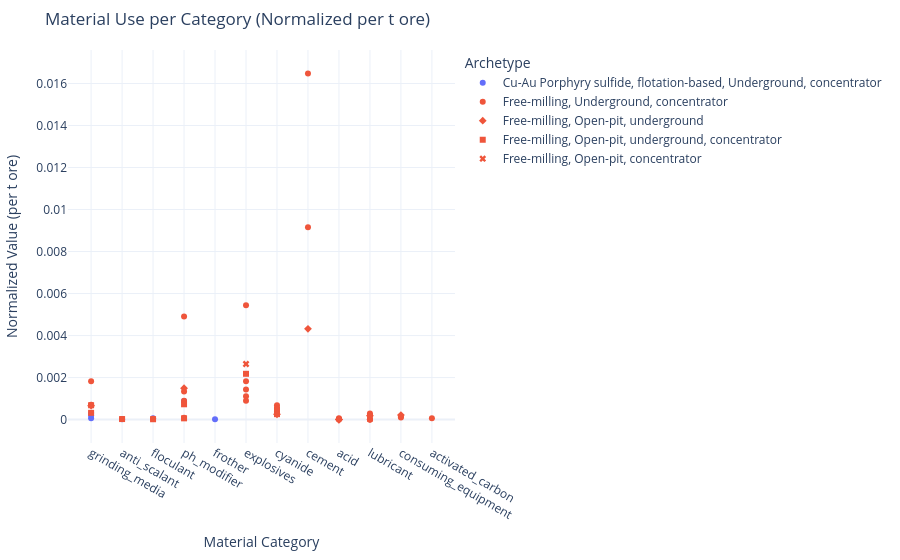

Write notebook code for a chart like this one.
### Code cell
# Clean columns
df['associated_material_category'] = df['associated_material_category'].astype(str).str.strip()
df['mining_method'] = df['mining_method'].astype(str).str.strip()
df['archetype'] = df['archetype'].astype(str).str.strip()

# Remove extremely small or zero values that may break log and plotting (optional)
# df = df[df['value_normalized'] > 0]

# Create plot
fig = px.scatter(
    df,
    x="associated_material_category",
    y="value_normalized",
    color="archetype",
    symbol="mining_method",
    hover_data=["site_id", "archetype", "mining_method", "associated_material_category", "value_normalized"],
    title="Material Use per Category (Normalized per t ore)",
)

fig.update_layout(
    xaxis_title="Material Category",
    yaxis_title="Normalized Value (per t ore)",
    template="plotly_white",
    legend_title="Archetype",
    margin=dict(l=20, r=20, t=50, b=20)
)

### Figure 1 — Plotly figure (JSON) as saved in the notebook; plotly's stock layout.template omitted (floating-point values rounded to 4 significant figures)
{"data": [{"customdata": [["BC-MAIN-aa76f6f2", "Cu-Au Porphyry sulfide, flotation-based", "Underground, concentrator"], ["BC-MAIN-aa76f6f2", "Cu-Au Porphyry sulfide, flotation-based", "Underground, concentrator"], ["BC-MAIN-aa76f6f2", "Cu-Au Porphyry sulfide, flotation-based", "Underground, concentrator"], ["BC-MAIN-aa76f6f2", "Cu-Au Porphyry sulfide, flotation-based", "Underground, concentrator"], ["BC-MAIN-aa76f6f2", "Cu-Au Porphyry sulfide, flotation-based", "Underground, concentrator"], ["BC-MAIN-aa76f6f2", "Cu-Au Porphyry sulfide, flotation-based", "Underground, concentrator"], ["BC-MAIN-aa76f6f2", "Cu-Au Porphyry sulfide, flotation-based", "Underground, concentrator"]], "hovertemplate": "archetype=%{customdata[1]}<br>mining_method=%{customdata[2]}<br>associated_material_category=%{x}<br>value_normalized=%{y}<br>site_id=%{customdata[0]}<extra></extra>", "legendgroup": "Cu-Au Porphyry sulfide, flotation-based, Underground, concentrator", "marker": {"color": "#636efa", "symbol": "circle"}, "mode": "markers", "name": "Cu-Au Porphyry sulfide, flotation-based, Underground, concentrator", "orientation": "v", "showlegend": true, "x": ["grinding_media", "grinding_media", "anti_scalant", "floculant", "ph_modifier", "frother", "grinding_media"], "xaxis": "x", "y": [0.0003197, 5.84e-05, 1.24e-05, 6.264e-05, 0.0008887, 1.794e-05, 0.0001902], "yaxis": "y", "type": "scatter"}, {"customdata": [["ON-MAIN-687b8c8d", "Free-milling", "Underground, concentrator"], ["ON-MAIN-687b8c8d", "Free-milling", "Underground, concentrator"], ["ON-MAIN-7607a50e", "Free-milling", "Underground, concentrator"], ["ON-MAIN-7607a50e", "Free-milling", "Underground, concentrator"], ["ON-MAIN-cb85213a", "Free-milling", "Underground, concentrator"], ["ON-MAIN-fefeaee4", "Free-milling", "Underground, concentrator"], ["ON-MAIN-fefeaee4", "Free-milling", "Underground, concentrator"], ["ON-MAIN-fefeaee4", "Free-milling", "Underground, concentrator"], ["ON-MAIN-fefeaee4", "Free-milling", "Underground, concentrator"], ["ON-MAIN-fefeaee4", "Free-milling", "Underground, concentrator"], ["ON-MAIN-fefeaee4", "Free-milling", "Underground, concentrator"], ["ON-MAIN-fefeaee4", "Free-milling", "Underground, concentrator"], ["QC-MAIN-02884fb5", "Free-milling", "Underground, concentrator"], ["QC-MAIN-02884fb5", "Free-milling", "Underground, concentrator"], ["QC-MAIN-02884fb5", "Free-milling", "Underground, concentrator"], ["QC-MAIN-02884fb5", "Free-milling", "Underground, concentrator"], ["QC-MAIN-02884fb5", "Free-milling", "Underground, concentrator"], ["QC-MAIN-02884fb5", "Free-milling", "Underground, concentrator"], ["QC-MAIN-02884fb5", "Free-milling", "Underground, concentrator"], ["QC-MAIN-02884fb5", "Free-milling", "Underground, concentrator"], ["QC-MAIN-02884fb5", "Free-milling", "Underground, concentrator"], ["QC-MAIN-02884fb5", "Free-milling", "Underground, concentrator"], ["QC-MAIN-02884fb5", "Free-milling", "Underground, concentrator"], ["QC-MAIN-02884fb5", "Free-milling", "Underground, concentrator"], ["QC-MAIN-02884fb5", "Free-milling", "Underground, concentrator"], ["QC-MAIN-6dc537e6", "Free-milling", "Underground, concentrator"], ["QC-MAIN-6dc537e6", "Free-milling", "Underground, concentrator"], ["QC-MAIN-6dc537e6", "Free-milling", "Underground, concentrator"], ["QC-MAIN-6dc537e6", "Free-milling", "Underground, concentrator"], ["QC-MAIN-6dc537e6", "Free-milling", "Underground, concentrator"], ["QC-MAIN-6dc537e6", "Free-milling", "Underground, concentrator"], ["QC-MAIN-6dc537e6", "Free-milling", "Underground, concentrator"], ["QC-MAIN-6dc537e6", "Free-milling", "Underground, concentrator"], ["YT-MAIN-44857446", "Free-milling", "Underground, concentrator"]], "hovertemplate": "archetype=%{customdata[1]}<br>mining_method=%{customdata[2]}<br>associated_material_category=%{x}<br>value_normalized=%{y}<br>site_id=%{customdata[0]}<extra></extra>", "legendgroup": "Free-milling, Underground, concentrator", "marker": {"color": "#EF553B", "symbol": "circle"}, "mode": "markers", "name": "Free-milling, Underground, concentrator", "orientation": "v", "showlegend": true, "x": ["explosives", "cyanide", "explosives", "cyanide", "explosives", "cement", "grinding_media", "acid", "ph_modifier", "lubricant", "cyanide", "consuming_equipment", "anti_scalant", "activated_carbon", "ph_modifier", "lubricant", "cyanide", "explosives", "floculant", "lubricant", "lubricant", "ph_modifier", "lubricant", "cyanide", "lubricant", "cement", "grinding_media", "ph_modifier", "lubricant", "acid", "cyanide", "acid", "consuming_equipment", "explosives"], "xaxis": "x", "y": [0.001108, 0.0005581, 0.0009032, 0.0006795, 0.00544, 0.009161, 0.0007063, 6.621e-05, 0.0008989, 0.0002881, 0.0003794, 9.796e-05, 3.424e-05, 5.841e-05, 8.375e-05, 1.451e-06, 0.0003862, 0.001435, 4.468e-05, 4.352e-06, 0.0001936, 0.004903, 1.828e-05, 0.0005213, 7.834e-06, 0.01648, 0.00183, 0.001342, 0.0002017, 2.416e-05, 0.000505, 8.193e-08, 0.0001452, 0.001821], "yaxis": "y", "type": "scatter"}, {"customdata": [["GRP-0d911886", "Free-milling", "Open-pit, underground"], ["GRP-0d911886", "Free-milling", "Open-pit, underground"], ["GRP-0d911886", "Free-milling", "Open-pit, underground"], ["GRP-0d911886", "Free-milling", "Open-pit, underground"], ["GRP-0d911886", "Free-milling", "Open-pit, underground"], ["GRP-0d911886", "Free-milling", "Open-pit, underground"], ["GRP-0d911886", "Free-milling", "Open-pit, underground"], ["GRP-0d911886", "Free-milling", "Open-pit, underground"], ["GRP-0d911886", "Free-milling", "Open-pit, underground"]], "hovertemplate": "archetype=%{customdata[1]}<br>mining_method=%{customdata[2]}<br>associated_material_category=%{x}<br>value_normalized=%{y}<br>site_id=%{customdata[0]}<extra></extra>", "legendgroup": "Free-milling, Open-pit, underground", "marker": {"color": "#EF553B", "symbol": "diamond"}, "mode": "markers", "name": "Free-milling, Open-pit, underground", "orientation": "v", "showlegend": true, "x": ["cement", "grinding_media", "acid", "ph_modifier", "lubricant", "acid", "cyanide", "acid", "consuming_equipment"], "xaxis": "x", "y": [0.004321, 0.0006638, 9.218e-07, 0.001493, 0.0001872, 9.078e-08, 0.0002523, 3.16e-09, 0.0002154], "yaxis": "y", "type": "scatter"}, {"customdata": [["ON-MAIN-0aadf28f", "Free-milling", "Open-pit, underground, concentrator"], ["ON-MAIN-0aadf28f", "Free-milling", "Open-pit, underground, concentrator"], ["ON-MAIN-0aadf28f", "Free-milling", "Open-pit, underground, concentrator"], ["ON-MAIN-0aadf28f", "Free-milling", "Open-pit, underground, concentrator"], ["ON-MAIN-0aadf28f", "Free-milling", "Open-pit, underground, concentrator"], ["ON-MAIN-0aadf28f", "Free-milling", "Open-pit, underground, concentrator"], ["ON-MAIN-0aadf28f", "Free-milling", "Open-pit, underground, concentrator"], ["QC-MAIN-b86f7d07", "Free-milling", "Open-pit, underground, concentrator"]], "hovertemplate": "archetype=%{customdata[1]}<br>mining_method=%{customdata[2]}<br>associated_material_category=%{x}<br>value_normalized=%{y}<br>site_id=%{customdata[0]}<extra></extra>", "legendgroup": "Free-milling, Open-pit, underground, concentrator", "marker": {"color": "#EF553B", "symbol": "square"}, "mode": "markers", "name": "Free-milling, Open-pit, underground, concentrator", "orientation": "v", "showlegend": true, "x": ["grinding_media", "grinding_media", "anti_scalant", "ph_modifier", "cyanide", "floculant", "ph_modifier", "explosives"], "xaxis": "x", "y": [0.000682, 0.0003217, 2.639e-05, 6.004e-05, 0.000259, 1.701e-05, 0.0007292, 0.00218], "yaxis": "y", "type": "scatter"}, {"customdata": [["QC-MAIN-9de9bb0d", "Free-milling", "Open-pit, concentrator"]], "hovertemplate": "archetype=%{customdata[1]}<br>mining_method=%{customdata[2]}<br>associated_material_category=%{x}<br>value_normalized=%{y}<br>site_id=%{customdata[0]}<extra></extra>", "legendgroup": "Free-milling, Open-pit, concentrator", "marker": {"color": "#EF553B", "symbol": "x"}, "mode": "markers", "name": "Free-milling, Open-pit, concentrator", "orientation": "v", "showlegend": true, "x": ["explosives"], "xaxis": "x", "y": [0.002647], "yaxis": "y", "type": "scatter"}], "layout": {"xaxis": {"anchor": "y", "domain": [0.0, 1.0], "title": {"text": "Material Category"}}, "yaxis": {"anchor": "x", "domain": [0.0, 1.0], "title": {"text": "Normalized Value (per t ore)"}}, "legend": {"title": {"text": "Archetype"}, "tracegroupgap": 0}, "title": {"text": "Material Use per Category (Normalized per t ore)"}, "margin": {"l": 20, "r": 20, "t": 50, "b": 20}}}
